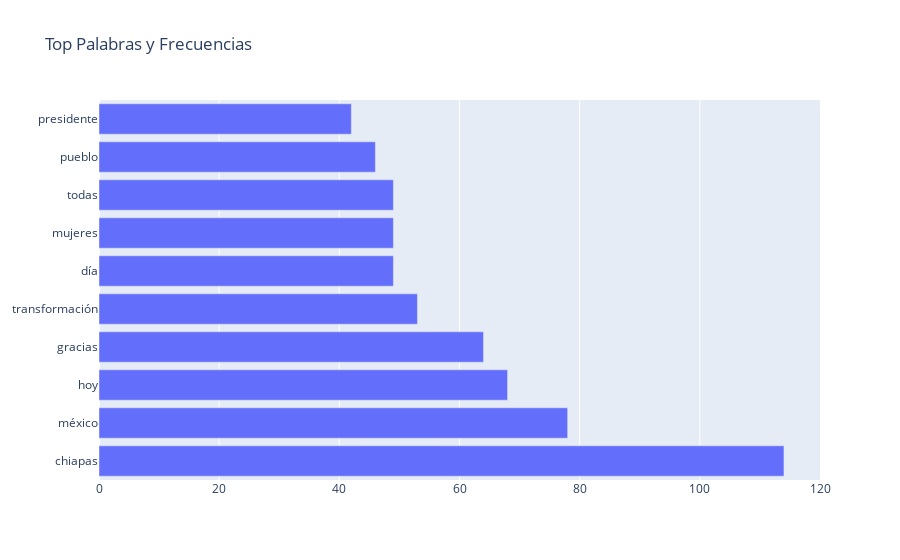

Notebook source saved alongside this figure:
### Code cell
# Convertir el gráfico de Matplotlib a Plotly
fig = go.Figure(data=[go.Bar(y=top_words.index, x=top_words.values, orientation='h')],
                layout=go.Layout(title='Top Palabras y Frecuencias'))

# Mostrar el gráfico de Plotly
fig.show()

### Figure 1 — Plotly figure (JSON) as saved in the notebook; plotly's stock layout.template omitted (floating-point values rounded to 4 significant figures)
{"data": [{"orientation": "h", "type": "bar", "x": [114, 78, 68, 64, 53, 49, 49, 49, 46, 42], "y": ["chiapas", "méxico", "hoy", "gracias", "transformación", "día", "mujeres", "todas", "pueblo", "presidente"]}], "layout": {"title": {"text": "Top Palabras y Frecuencias"}}}
